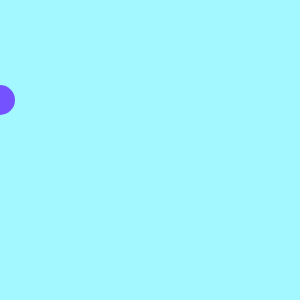
Frame 1 (no input)
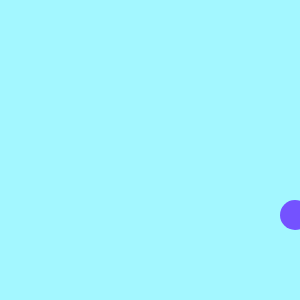
Frame 60 (no input)
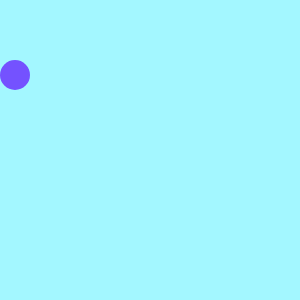
Frame 120 (the mouse pressed at the canvas centre since frame 60)

The p5.js sketch that drew these frames (run headless with seeded random() and noise() and a simulated clock; from frame 60 on, the mouse is pressed at the canvas centre):

// p5.js sketch
// ── sketch.js
var circleX = 0;
var circleY = 100;
var speedX = 5;
var speedY = 5;

function setup() {
  createCanvas(300, 300);
}

function draw() {
  /*var myColor = 255;
  if(mouseX > 100 || mouseX < 200) {
    myColor = 0;
  }

  background(myColor);

  fill(255);
  rect(100, 0, 100, height-1);*/

  background(163, 247, 255);
  fill(116, 82, 255);
  noStroke();
  ellipse(circleX, circleY, 30, 30);

  if (circleX > width || circleX < 0) {
  speedX = speedX * -1;
}

  circleX = circleX + speedX;

  if (circleY > height || circleY < 0) {
    speedY = speedY * -1;
  }

  circleY = circleY + speedY;
}
